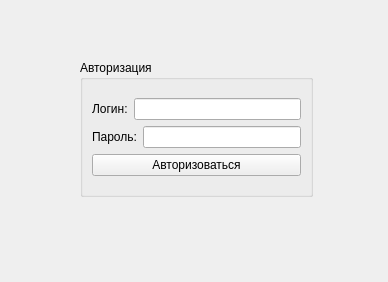
<?xml version="1.0" encoding="UTF-8"?>
<ui version="4.0">
 <class>autorisation</class>
 <widget class="QWidget" name="autorisation">
  <property name="geometry">
   <rect>
    <x>0</x>
    <y>0</y>
    <width>388</width>
    <height>282</height>
   </rect>
  </property>
  <property name="windowTitle">
   <string>Form</string>
  </property>
  <widget class="QGroupBox" name="groupBox">
   <property name="geometry">
    <rect>
     <x>80</x>
     <y>60</y>
     <width>233</width>
     <height>137</height>
    </rect>
   </property>
   <property name="title">
    <string>Авторизация</string>
   </property>
   <layout class="QVBoxLayout" name="verticalLayout_2">
    <item>
     <layout class="QVBoxLayout" name="verticalLayout">
      <item>
       <layout class="QHBoxLayout" name="horizontalLayout">
        <item>
         <widget class="QLabel" name="login_l">
          <property name="text">
           <string>Логин:</string>
          </property>
         </widget>
        </item>
        <item>
         <widget class="QLineEdit" name="login"/>
        </item>
       </layout>
      </item>
      <item>
       <layout class="QHBoxLayout" name="horizontalLayout_2">
        <item>
         <widget class="QLabel" name="password_l">
          <property name="text">
           <string>Пароль:</string>
          </property>
         </widget>
        </item>
        <item>
         <widget class="QLineEdit" name="password"/>
        </item>
       </layout>
      </item>
      <item>
       <widget class="QPushButton" name="pushButton">
        <property name="text">
         <string>Авторизоваться</string>
        </property>
       </widget>
      </item>
     </layout>
    </item>
   </layout>
  </widget>
 </widget>
 <resources/>
 <connections/>
</ui>
